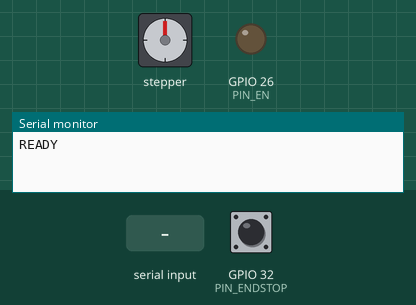
Bench run of a sketch on a simulated ESP32. On the bench: stepper motor, output pins drawn as LEDs (lit = HIGH), the last lines printed to the serial monitor. The test bench sets the inputs (shaded band); at power-on: GPIO 32 (PIN_ENDSTOP) HIGH. Stepper angles assume 200 steps per turn.

Above: at 1.2 s.
1.3 s: "INIT\n" received over Serial
At 1.45 s:
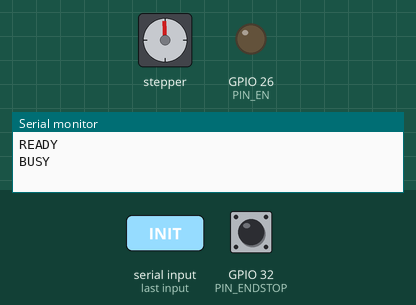
4.3 s: GPIO 32 (PIN_ENDSTOP) pulled LOW for 0.15 s
6.2 s: "POS1\n" received over Serial
At 6.35 s:
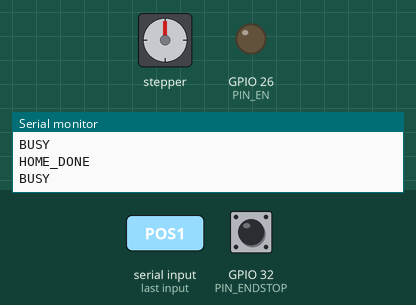
9.2 s: "POS2\n" received over Serial
At 10.02 s:
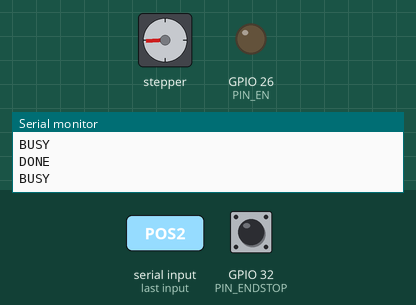
12.2 s: "GOTO \n" received over Serial
Timing chart, 0 to 15.5 s (numbered marks = the images above; inputs shaded):
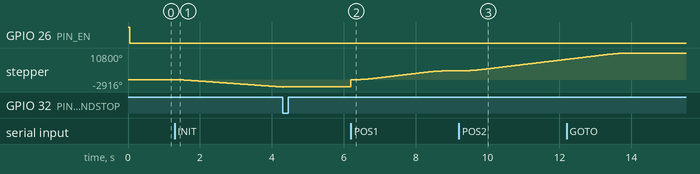

Measured:
- after the input at 1.3 s, stepper: keeps turning counter-clockwise at about 972°/s, starting at once
- after the input at 6.2 s, stepper: keeps turning clockwise at about 2327°/s, starting at once
- after the input at 9.2 s, stepper: keeps turning clockwise at about 1547°/s, starting at once

The sketch:

MotorizedStage.ino
```cpp
/*
 * Gamidor Motorized Stage Firmware
 * ESP32 DevKit V1 + TMC2209 + NEMA 17 (17HS3401) + Optical endstop
 *
 * Serial API @ 115200:
 *   INIT          -> homing (reverse only) -> "HOME_DONE"
 *   POS1          -> move to TARGET_POS1
 *   POS2          -> move to TARGET_POS2
 *   GOTO <abs>    -> move to absolute step <abs>
 *   SPEED <v>     -> set max speed (steps/sec)
 * Feedback: "BUSY" on accept, "DONE" on target reached, "ERR <msg>" on bad input.
 */

#include <AccelStepper.h>

// ---- Pinout (immutable per hardware spec) ----
constexpr uint8_t PIN_EN       = 26;   // TMC2209 EN, active LOW
constexpr uint8_t PIN_DIR      = 27;   // TMC2209 DIR
constexpr uint8_t PIN_STEP     = 14;   // TMC2209 STEP
constexpr uint8_t PIN_ENDSTOP  = 32;   // Optical endstop signal

// ---- Endstop logic (set easily) ----
// If endstop pulls signal LOW when triggered -> ENDSTOP_TRIGGERED_LEVEL = LOW
// Use INPUT_PULLUP when sensor is open-collector style.
constexpr uint8_t  ENDSTOP_PIN_MODE          = INPUT_PULLUP;
constexpr uint8_t  ENDSTOP_TRIGGERED_LEVEL   = LOW;

// ---- Motion defaults ----
constexpr long  DEFAULT_MAX_SPEED   = 1000;   // steps/sec
constexpr long  DEFAULT_ACCEL       = 1500;   // steps/sec^2
constexpr long  HOMING_SPEED        = 600;    // steps/sec while seeking home
constexpr long  HOMING_BACKOFF      = 80;     // steps to back off after hit
constexpr long  TARGET_POS1         = 2000;
constexpr long  TARGET_POS2         = 6000;

// ---- Driver objects ----
AccelStepper stepper(AccelStepper::DRIVER, PIN_STEP, PIN_DIR);

// ---- State ----
enum class Mode { IDLE, HOMING_SEEK, HOMING_BACKOFF_STATE, MOVING };
Mode mode = Mode::IDLE;
bool homed = false;
String rxBuf;

// ---- Helpers ----
inline bool endstopTriggered() {
  return digitalRead(PIN_ENDSTOP) == ENDSTOP_TRIGGERED_LEVEL;
}

void enableDriver(bool on) {
  digitalWrite(PIN_EN, on ? LOW : HIGH); // active LOW
}

void startMoveAbs(long absTarget) {
  if (!homed) {
    Serial.println("ERR NOT_HOMED");
    return;
  }
  stepper.moveTo(absTarget);
  mode = Mode::MOVING;
  Serial.println("BUSY");
}

void startHoming() {
  // Always move in NEGATIVE direction to find sensor. Never wrap forward.
  enableDriver(true);
  stepper.setMaxSpeed(HOMING_SPEED);
  stepper.setAcceleration(DEFAULT_ACCEL);
  // Use a far negative target; stop on sensor.
  stepper.moveTo(-2000000000L);
  mode = Mode::HOMING_SEEK;
  homed = false;
  Serial.println("BUSY");
}

void handleHomingSeek() {
  if (endstopTriggered()) {
    stepper.stop();          // decelerate to stop
    stepper.setCurrentPosition(stepper.currentPosition()); // freeze
    // Back off in positive direction a few steps to release sensor
    stepper.moveTo(stepper.currentPosition() + HOMING_BACKOFF);
    mode = Mode::HOMING_BACKOFF_STATE;
    return;
  }
  stepper.run();
}

void handleHomingBackoff() {
  if (stepper.distanceToGo() == 0) {
    stepper.setCurrentPosition(0);            // absolute zero
    stepper.setMaxSpeed(DEFAULT_MAX_SPEED);
    stepper.setAcceleration(DEFAULT_ACCEL);
    homed = true;
    mode = Mode::IDLE;
    Serial.println("HOME_DONE");
    return;
  }
  stepper.run();
}

void handleMoving() {
  if (stepper.distanceToGo() == 0) {
    mode = Mode::IDLE;
    Serial.println("DONE");
    return;
  }
  stepper.run();
}

void processCommand(String cmd) {
  cmd.trim();
  if (cmd.length() == 0) return;
  String upper = cmd; upper.toUpperCase();

  if (mode != Mode::IDLE && upper != "STOP") {
    Serial.println("ERR BUSY");
    return;
  }

  if (upper == "INIT") {
    startHoming();
  } else if (upper == "POS1") {
    startMoveAbs(TARGET_POS1);
  } else if (upper == "POS2") {
    startMoveAbs(TARGET_POS2);
  } else if (upper.startsWith("GOTO ")) {
    long v = cmd.substring(5).toInt();
    startMoveAbs(v);
  } else if (upper.startsWith("SPEED ")) {
    long v = cmd.substring(6).toInt();
    if (v <= 0) { Serial.println("ERR BAD_SPEED"); return; }
    stepper.setMaxSpeed(v);
    Serial.print("OK SPEED ");
    Serial.println(v);
  } else {
    Serial.println("ERR UNKNOWN");
  }
}

void readSerial() {
  while (Serial.available()) {
    char c = (char)Serial.read();
    if (c == '\r') continue;
    if (c == '\n') {
      processCommand(rxBuf);
      rxBuf = "";
    } else {
      rxBuf += c;
      if (rxBuf.length() > 64) rxBuf = ""; // safety
    }
  }
}

void setup() {
  pinMode(PIN_EN, OUTPUT);
  digitalWrite(PIN_EN, HIGH);   // start disabled
  pinMode(PIN_ENDSTOP, ENDSTOP_PIN_MODE);

  Serial.begin(115200);
  delay(50);

  stepper.setMaxSpeed(DEFAULT_MAX_SPEED);
  stepper.setAcceleration(DEFAULT_ACCEL);
  enableDriver(true);

  Serial.println("READY");
}

void loop() {
  readSerial();
  switch (mode) {
    case Mode::IDLE:                                       break;
    case Mode::HOMING_SEEK:           handleHomingSeek();  break;
    case Mode::HOMING_BACKOFF_STATE:  handleHomingBackoff(); break;
    case Mode::MOVING:                handleMoving();      break;
  }
}
```
